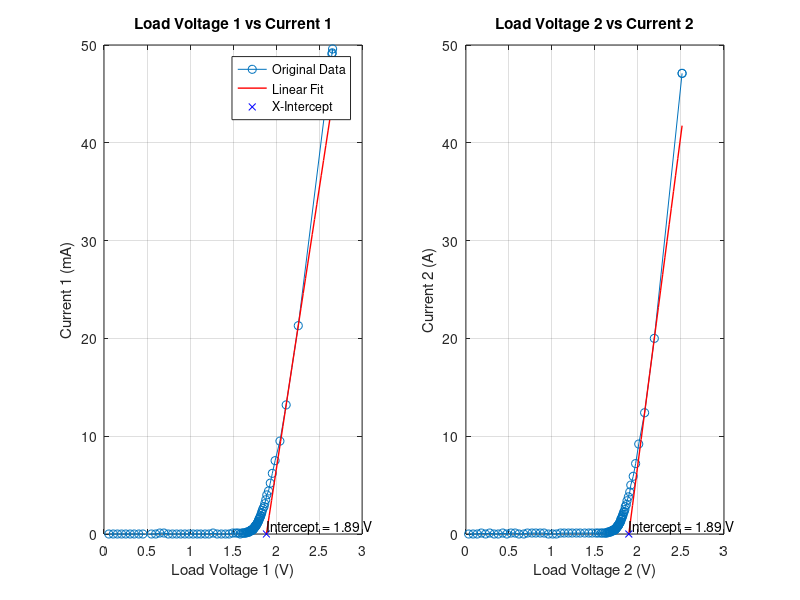
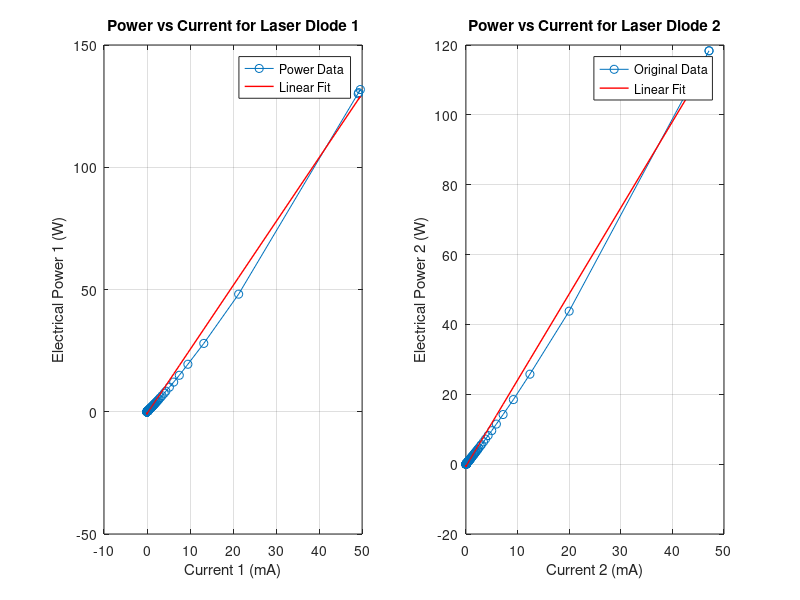

The MATLAB script that drew these images, in order:
% Open the text file for reading
fileID = fopen('arduino_dual_LED 4.txt', 'r');

% Initialize arrays to store extracted data
load_voltage_1 = [];
current_1 = [];
load_voltage_2 = [];
current_2 = [];

% Regular expressions to extract voltage and current values
voltage1_pattern = 'Load Voltage 1:\s+([0-9.]+)\s+V';
current1_pattern = 'Current 1:\s+([-]?[0-9.]+)\s+mA';  % Allow negative values
voltage2_pattern = 'Load Voltage 2:\s+([0-9.]+)\s+V';
current2_pattern = 'Current 2:\s+([-]?[0-9.]+)\s+mA';  % Allow negative values

% Read the file line by line
while ~feof(fileID)
    line = fgetl(fileID);  % Read the current line
    
    % Extract Load Voltage 1
    tokens = regexp(line, voltage1_pattern, 'tokens');
    if ~isempty(tokens)
        load_voltage_1 = [load_voltage_1; str2double(tokens{1})];
    end
    
    % Extract Current 1
    tokens = regexp(line, current1_pattern, 'tokens');
    if ~isempty(tokens)
        current_1 = [current_1; str2double(tokens{1})];  
    end

    % Extract Load Voltage 2
    tokens = regexp(line, voltage2_pattern, 'tokens');
    if ~isempty(tokens)
        load_voltage_2 = [load_voltage_2; str2double(tokens{1})];
    end
    
    % Extract Current 2
    tokens = regexp(line, current2_pattern, 'tokens');
    if ~isempty(tokens)
        current_2 = [current_2; str2double(tokens{1})]; 
    end
end

% Close the file
fclose(fileID);

%% Plot Graphs
% Plot Load Voltage 1 vs Current 1
figure;
subplot(1, 2, 1);  % Create a subplot for the first plot
plot(load_voltage_1, current_1, '-o');
ylabel('Current 1 (mA)');
xlabel('Load Voltage 1 (V)');
title('Load Voltage 1 vs Current 1');
hold on;
grid on;

% Select the linear region of the data 
linear_region_1 = (current_1 > 11) & (current_1 < 45);  % Using typ threshold current of 11mA and max operatign current of 45mA from 660nm datasheet
linear_voltage_1 = load_voltage_1(linear_region_1);
linear_current_1 = current_1(linear_region_1);

% Perform linear regression on the selected data points
p = polyfit(linear_voltage_1, linear_current_1, 1);  % p(1) is the slope, p(2) is the intercept

% Generate x values for the fitted line (including extrapolation)
x_fit = linspace(min(load_voltage_1), max(load_voltage_1), 100);  % Generate more x values for a smooth line
y_fit = polyval(p, x_fit);  % Compute the corresponding y values

% Plot the fitted line
plot(x_fit, y_fit, 'r-', 'LineWidth', 1); % Red line for linear fit
ylim([0 50])

% Extrapolate to find the x-intercept (when current = 0)
x_intercept_1 = -p(2) / p(1);  % Solving for x when y = 0 (y = mx + b -> 0 = mx + b)

% Plot the x-intercept on the graph
plot(x_intercept_1, 0, 'bx', 'MarkerSize', 5);  % Mark the intercept with a blue 'x'
text(x_intercept_1, 0, sprintf('Intercept = %.2f V', x_intercept_1), 'VerticalAlignment', 'bottom');

% Calculate Planck
V1 = x_intercept_1;
e = 1.6022e-19;
c = 2.998e8;
lambda = 650e-9;
h = 6.62607015e-34;
h_calc_1 = e*V1*lambda/c;
error_1 = (abs(h-h_calc_1)/h)*100;

% Finish the plot
grid on;
legend('Original Data', 'Linear Fit', 'X-Intercept', Location='northwest');
hold off;

% Plot Load Voltage 2 vs Current 2
subplot(1, 2, 2);  % Create a subplot for the second plot
plot(load_voltage_2, current_2, '-o');
ylabel('Current 2 (A)');
xlabel('Load Voltage 2 (V)');
title('Load Voltage 2 vs Current 2');
hold on;
grid on;

% Select the linear region of the data 
linear_region_2 = (current_2 > 11) & (current_2< 45);  % Using typ threshold current of 11mA and max operatign current of 45mA from 660nm datasheet
linear_voltage_2 = load_voltage_2(linear_region_2);
linear_current_2 = current_2(linear_region_2);

% Perform linear regression on the selected data points
p2 = polyfit(linear_voltage_2, linear_current_2, 1);  % p(1) is the slope, p(2) is the intercept

% Generate x values for the fitted line (including extrapolation)
x_fit_2 = linspace(min(load_voltage_2), max(load_voltage_2), 100);  % Generate more x values for a smooth line
y_fit_1 = polyval(p2, x_fit_2);  % Compute the corresponding y values

% Plot the fitted line
plot(x_fit_2, y_fit_1, 'r-', 'LineWidth', 1); % Red line for linear fit
ylim([0 50])

% Extrapolate to find the x-intercept (when current = 0)
x_intercept_2 = -p2(2) / p2(1);  % Solving for x when y = 0 (y = mx + b -> 0 = mx + b)

% Plot the x-intercept on the graph
plot(x_intercept_2, 0, 'bx', 'MarkerSize', 5);  % Mark the intercept with a blue 'x'
text(x_intercept_2, 0, sprintf('Intercept = %.2f V', x_intercept_2), 'VerticalAlignment', 'bottom');

%% Calculate Electrical Power (P = V * I)
% For both Laser Diodes
power_1 = load_voltage_1 .* current_1;  % Electrical power for diode 1 (W or mW)
power_2 = load_voltage_2 .* current_2;  % Electrical power for diode 2 (W or mW)

%% Plot Power vs Current for Laser Diode 1
figure;
subplot(1, 2, 1);  % Create a subplot for the first plot
plot(current_1, power_1, '-o');
ylabel('Electrical Power 1 (W)');
xlabel('Current 1 (mA)');
title('Power vs Current for Laser Diode 1');
grid on;

% Perform a linear fit for the power curve
p_power_1 = polyfit(current_1, power_1, 1);  % Linear fit for Power vs Current
y_fit_power_1 = polyval(p_power_1, current_1);

% Plot the linear fit
hold on;
plot(current_1, y_fit_power_1, 'r-', 'LineWidth', 1);
legend('Power Data', 'Linear Fit');
hold off;

% Plot Power vs Current for Laser Diode 2
subplot(1, 2, 2);  % Create a subplot for the second plot
plot(current_2, power_2, '-o');
ylabel('Electrical Power 2 (W)');
xlabel('Current 2 (mA)');
title('Power vs Current for Laser Diode 2');
grid on;

% Perform a linear fit for the power curve
p_power_2 = polyfit(current_2, power_2, 1);  % Linear fit for Power vs Current
y_fit_power_2 = polyval(p_power_2, current_2);

% Plot the linear fit
hold on;
plot(current_2, y_fit_power_2, 'r-', 'LineWidth', 1);
legend('Power Data', 'Linear Fit');
hold off;

% Display the results
disp(['Linear fit for Power vs Current (Diode 1): Slope = ', num2str(p_power_1(1)), ' W/mA']);
disp(['Linear fit for Power vs Current (Diode 2): Slope = ', num2str(p_power_2(1)), ' W/mA']);

% Calculate Planck
V2 = x_intercept_2;
h_calc_2 = e*V2*lambda/c;
error_2 = (abs(h-h_calc_2)/h)*100;


% Finish the plot
grid on;
legend('Original Data', 'Linear Fit', 'X-Intercept', Location='northwest');
hold off;

% Display Results
disp(['Threshold V1: ', num2str(x_intercept_1)]);
disp(['Plancks Constant 1: ', num2str(h_calc_1)]);
disp(['Error 1: ', num2str(error_1), '%'])

% Display Results
disp(['Threshold V2: ', num2str(x_intercept_2)]);
disp(['Plancks Constant 2: ', num2str(h_calc_2)]);
disp(['Error 2: ', num2str(error_2), '%'])

% Calculate Averaged Planck
planck = (h_calc_1 + h_calc_2)/2;
error = (abs(h-planck)/h)*100;

disp(['Plancks Constant (Ave): ', num2str(planck)]);
disp(['Overall Error: ', num2str(error), '%'])